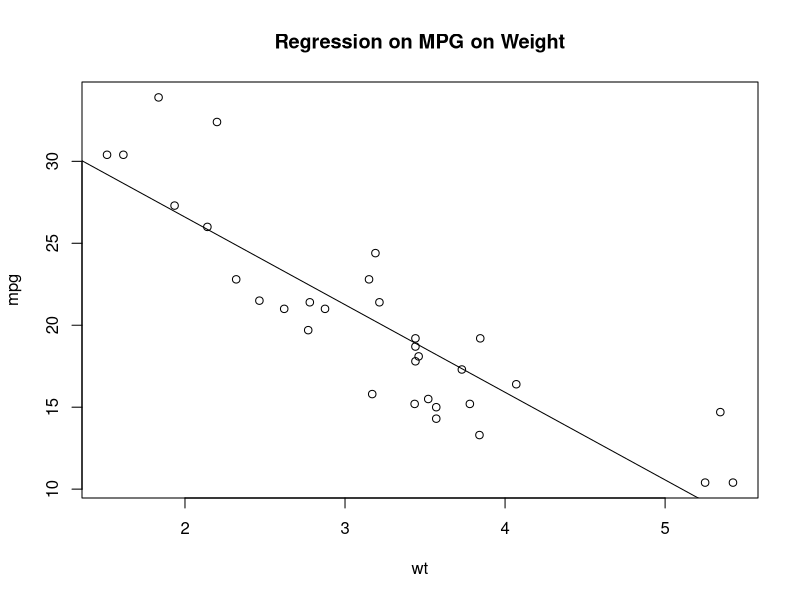

The R source for this figure:
install.packages("ggplot2",dependencies = TRUE)
attach(mtcars)
plot(wt,mpg)
abline(lm(mpg~wt))
title("Regression on MPG on Weight")